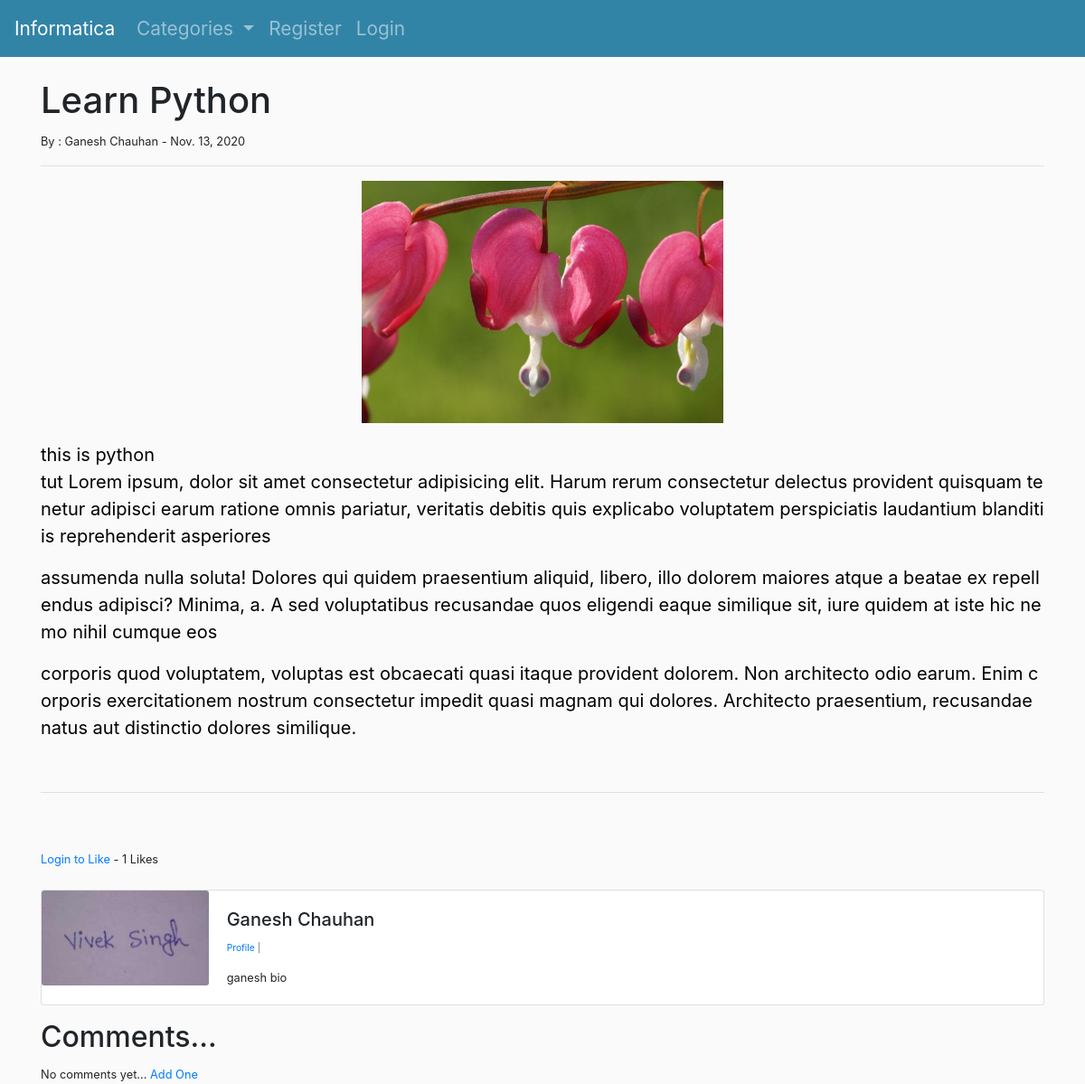
The app's page /article/16, older data.
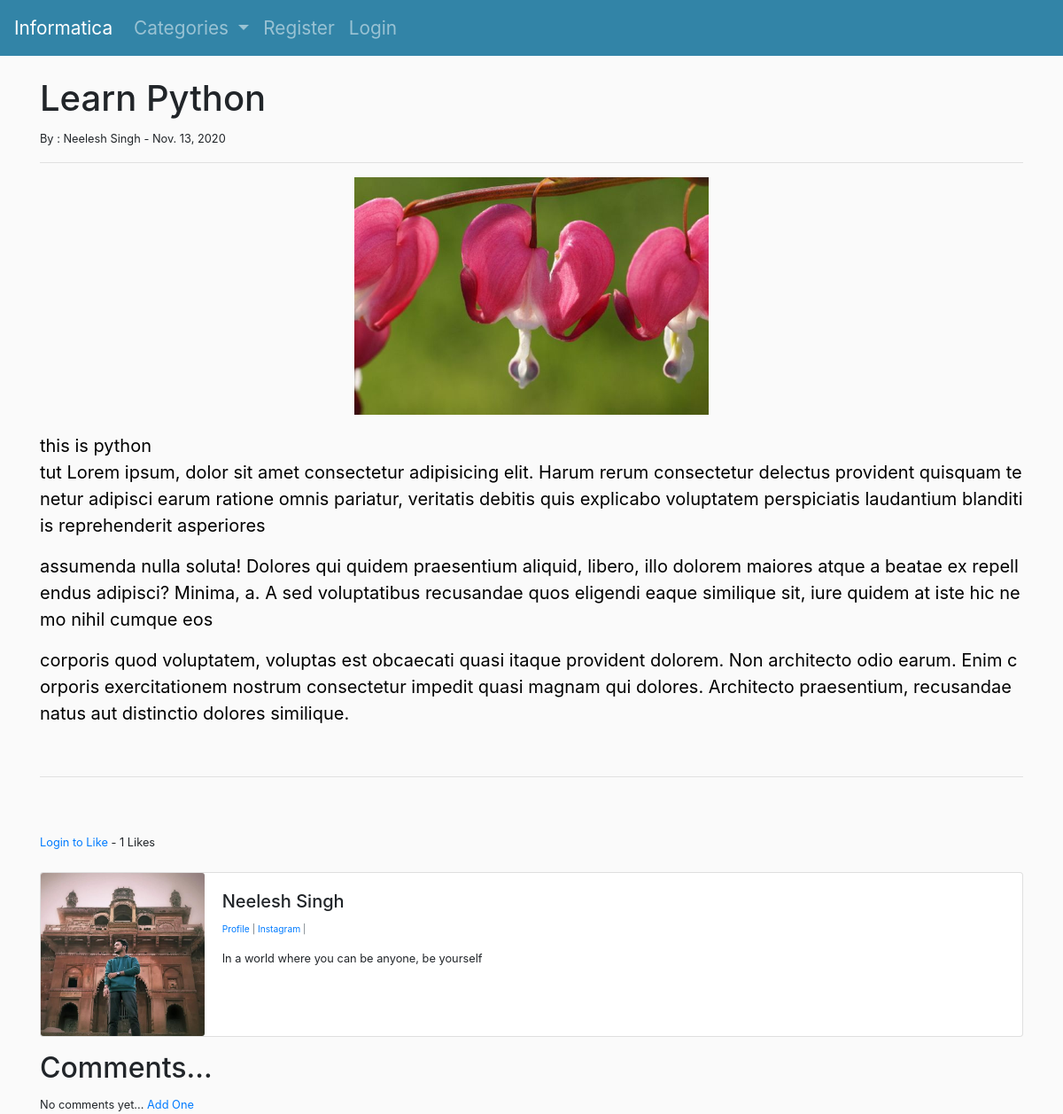
The same page, newer data.
### theblog/models.py (models this page shows, shortened)
class Post(models.Model):
    title = models.CharField(max_length=255)
    header_image = models.ImageField(null=True, blank=True, upload_to="images/")
    title_tag = models.CharField(max_length=255)
    author = models.ForeignKey(User, on_delete=models.CASCADE)
    body = RichTextField(blank=True,null=True)
    post_date = models.DateField(auto_now_add=True)
    category = models.CharField(max_length=25, default='coding')
    snippet = models.CharField(max_length=50)
    likes = models.ManyToManyField(User, related_name='blog_posts')
    def total_likes(self):
        return self.likes.count

class Profile(models.Model):
    user = models.OneToOneField(User,null=True, on_delete=models.CASCADE)
    bio = models.TextField()
    profile_pic = models.ImageField(null=True, blank=True, upload_to="images/profile/")
    website_url = models.CharField(max_length=255,null=True, blank=True)
    facebook_url = models.CharField(max_length=255,null=True, blank=True)
    twitter_url = models.CharField(max_length=255,null=True, blank=True)
    instagram_url = models.CharField(max_length=255,null=True, blank=True)
    linkdin_url = models.CharField(max_length=255,null=True, blank=True)

### theblog/views.py (the view)
# urls.py: path('article/<int:pk>', ArticleDetailView.as_view(), name='article_detail'),
class ArticleDetailView(DetailView):
    model = Post
    template_name = 'article_details.html'
    def get_context_data(self,*args,**kwargs):
        cat_menu = Category.objects.all()
        context = super(ArticleDetailView, self).get_context_data(*args,**kwargs)
        stuff = get_object_or_404(Post, id=self.kwargs['pk'])
        total_likes = stuff.total_likes()
        liked = False
        if stuff.likes.filter(id=self.request.user.id).exists():
            liked= True
        context["cat_menu"] = cat_menu
        context["total_likes"] = total_likes
        context['liked'] = liked
        return context

### theblog/models.py (called while the page is built)
    def __str__(self):
        return self.name

### theblog/templates/article_details.html (shortened to what this page needs)
{% extends "base.html" %}
{% load static %}
{% block content %}
<h1>{{ post.title|capfirst }} </h1>
<small>By : {{ post.author.first_name|capfirst }} {{ post.author.last_name|capfirst }} - {{post.post_date}}
<hr>
<div class="text-center">
{% if post.header_image %}
<img class="img-fluid" height='300px' width='400px' src="{{post.header_image.url}}"> <br><br>
{% endif %}
</div>
<div class="ft-blog-paragraph">
{{post.body|safe}}
</div>
<br><hr><br><br>
<form action="{% url 'like_post' post.pk %}" method="POST">
        {% if user.is_authenticated %}
        {% if liked %}
        <button type="submit" , name="post_id" , value="{{ post.id }}" , class="btn btn-danger btn-sm">UnLike</button>
        {% else %}
        <button type="submit" , name="post_id" , value="{{ post.id }}" , class="btn btn-primary btn-sm">Like</button>
        {% endif %}
        {% else %}
        <a class="" href="{% url 'login' %}">Login to Like</a>
        {% endif %}
        - {{total_likes}} Likes
</form>
<br>
<div class="card mb-3">
        <div class="row no-gutters">
                <div class="col-md-2">
                        {% if post.author.profile.profile_pic %}
                        <img src="{{post.author.profile.profile_pic.url}}" class="card-img" alt="author's image">
                        {% else %}
                        <img src="{% static 'images/download.png' %}" class="card-img" alt="author's image">
                        {% endif %}
                </div>
                <div class="col-md-10">
                        <div class="card-body">
                                <h5 class="card-title">{{ post.author.first_name|capfirst }} {{ post.author.last_name|capfirst }}</h5>
                                <p class="small text-muted">
                                        <a href="{% url 'show_profile' post.author.profile.id %}">Profile</a> |
                                        {% if  post.author.profile.instagram_url %}
                                        <a href="{{ post.author.profile.instagram_url }}">Instagram</a> |
                                        {% endif %}
                                </p>
                                <p class="card-text">{{ post.author.profile.bio }}</p>
                        </div>
                </div>
        </div>
</div>
<h2>Comments...</h2>
{% if not post.comments.all %}
 No comments yet... <a href="{% url 'add_comment' post.pk %}">Add One</a> <br>
{% endif %}
{% endblock content %}

### theblog/templates/base.html (shortened to what this page needs)
<!doctype html>
<html lang="en">
{% load static %}
<head>
  <link rel="stylesheet" href="https://cdnjs.cloudflare.com/ajax/libs/font-awesome/5.15.1/css/all.min.css">
  <link rel="stylesheet" href="{% static 'css/bootstrap.css' %}">
  <link rel="stylesheet" href="{% static 'css/core3.css' %}">
</head>
<body>
  <nav class="navbar navbar-expand-lg navbar-dark bg-dark">
    <a class="navbar-brand" href="{% url 'home' %}">Informatica</a>
    <div class="collapse navbar-collapse" id="navbarSupportedContent">
      <ul class="navbar-nav mr-auto">
        {% if cat_menu %}
        <li class="nav-item dropdown">
          <a class="nav-link dropdown-toggle" href="#" id="navbarDropdown" role="button" data-toggle="dropdown"
            aria-haspopup="true" aria-expanded="false">
            Categories
          </a>
        </li>
        {% else %}
        <li class="nav-item">
          <a class="nav-link" href="{% url 'category_list' %}">Category List</a>
        </li>
        {% endif %}
        {% if user.is_authenticated %}
        <li class="nav-item">
          <a class="nav-link" href="{% url 'add_post' %}">Add Post</a>
        </li>
        <li class="nav-item">
          <a class="nav-link" href="{% url 'add_category' %}">Add Category</a>
        </li>
        <li class="nav-item dropdown">
          <a class="nav-link dropdown-toggle" href="#" id="navbarDropdown" role="button" data-toggle="dropdown"
            aria-haspopup="true" aria-expanded="false">
            Profile
          </a>
          <div class="dropdown-menu" aria-labelledby="navbarDropdown">
            {% if user.profile.id %}
            <a class="dropdown-item" href="{% url 'edit_profile' user.profile.id %}">Edit Profile page</a>
            <a class="dropdown-item" href="{% url 'show_profile' user.profile.id %}">Show Profile Page</a>
            {% else %}
            <a class="dropdown-item" href="{% url 'create_profile' %}">Create Profile page</a>
            {% endif %}
            <a class="dropdown-item" href="{% url 'user_edit' %}">Edit Settings</a>
          </div>
        </li>
        <li class="nav-item">
          <a class="nav-link" href="{% url 'logout' %}">Logout</a>
        </li>
        {% else %}
        <li class="nav-item">
          <a class="nav-link" href="{% url 'register' %}">Register</a>
        </li>
        <li class="nav-item ">
          <a class="nav-link " href="{% url 'login' %}">Login</a>
        </li>
        {% endif %}
    </div>
  </nav>
  <br>
  <div class="container">
    {% block content %}
    {% endblock content %}
  </div>
</body>
</html>

### theblog/static/css/core3.css (style rules this page uses)
body { background-color: hsl(0, 0%, 98%); }
.navbar-brand { font-size: 1.9rem; }
.navbar a { font-size: 1.3rem; text-transform: capitalize; }
.bg-dark { background-color: #3284a7 !important; }
.navbar-brand { color: aqua; }
li { list-style: none; }
.ft-blog-paragraph { word-wrap: break-word; white-space: normal; color: rgb(0, 0, 0); font-family:-apple-system, BlinkMacSystemFont, "Segoe UI", Roboto, Helvetica, Arial, sans-serif, "Apple Color Emoji", "Segoe UI Emoji", "Segoe UI Symbol"; font-size : 20px; }

Row changes from the older to the newer data that the page shows:
changed through a linked row, Post "Learn Python": author.first_name "Ganesh" → "Neelesh"; author.last_name "Chauhan" → "Singh"; author.profile.profile_pic: a different picture; author.profile.bio "ganesh bio" → "In a world where you can be anyone, be yourself"
Text that changed along with them:
text now shown: "Instagram |"
